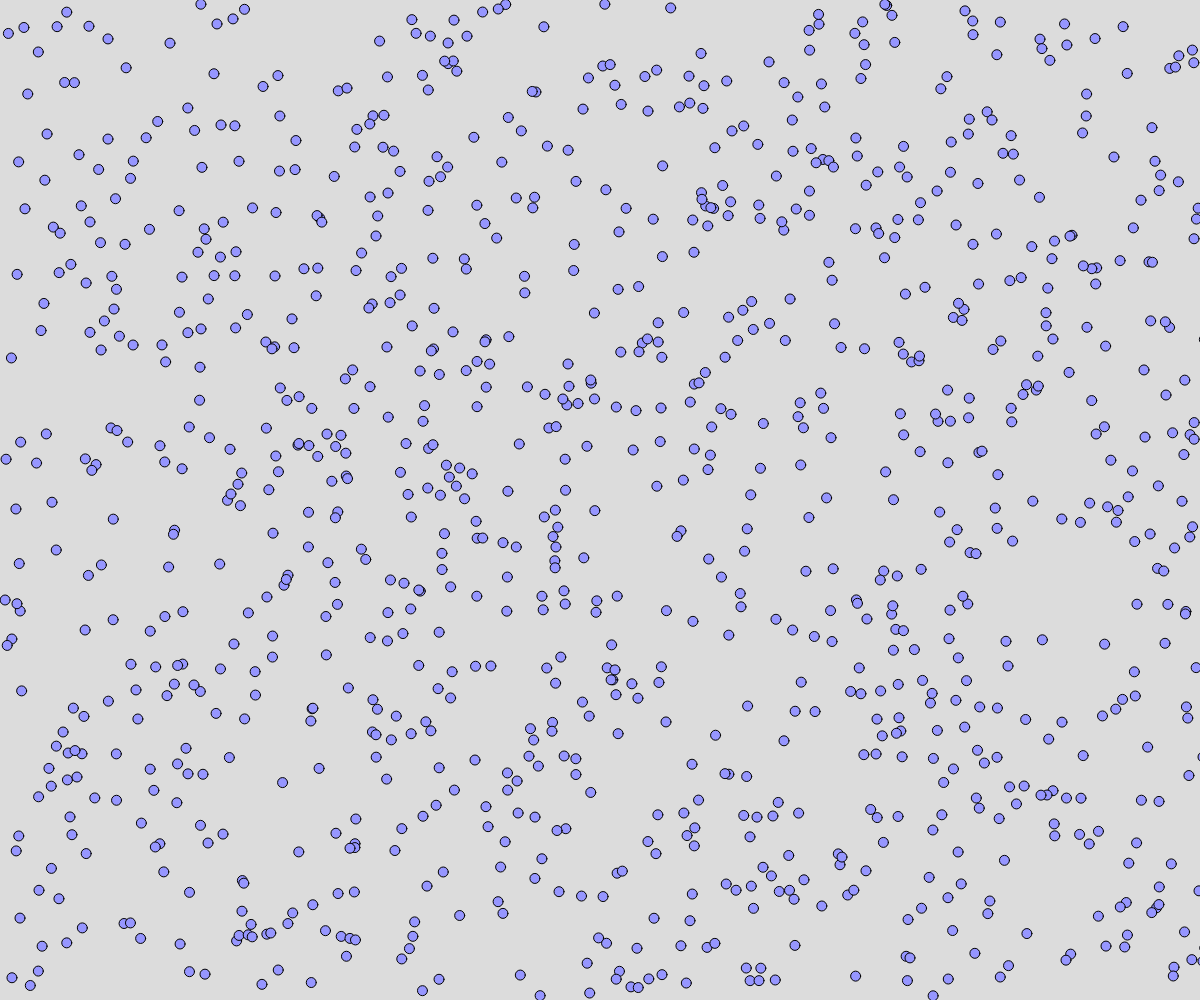
Frame 1 (no input)
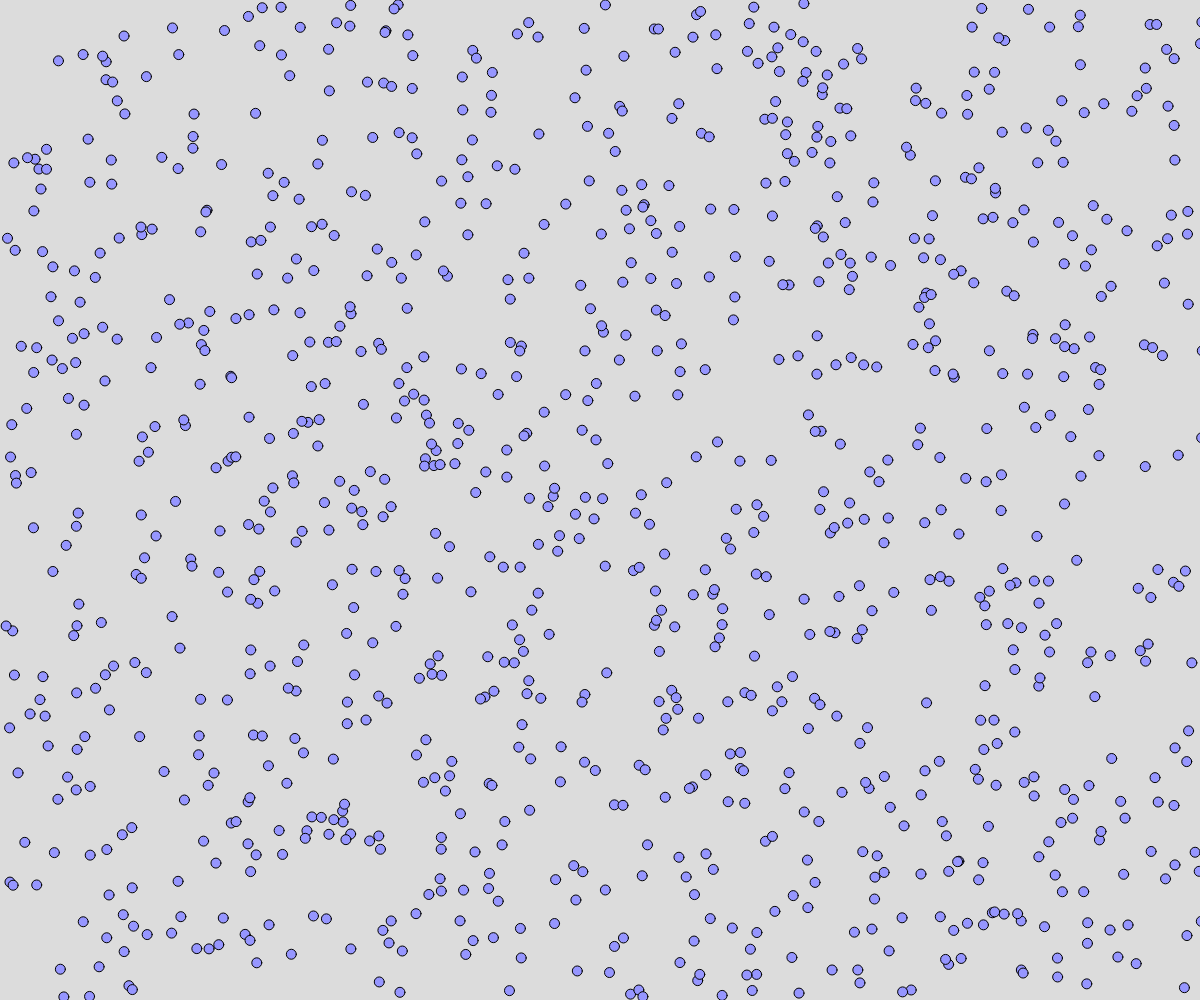
Frame 60 (no input)
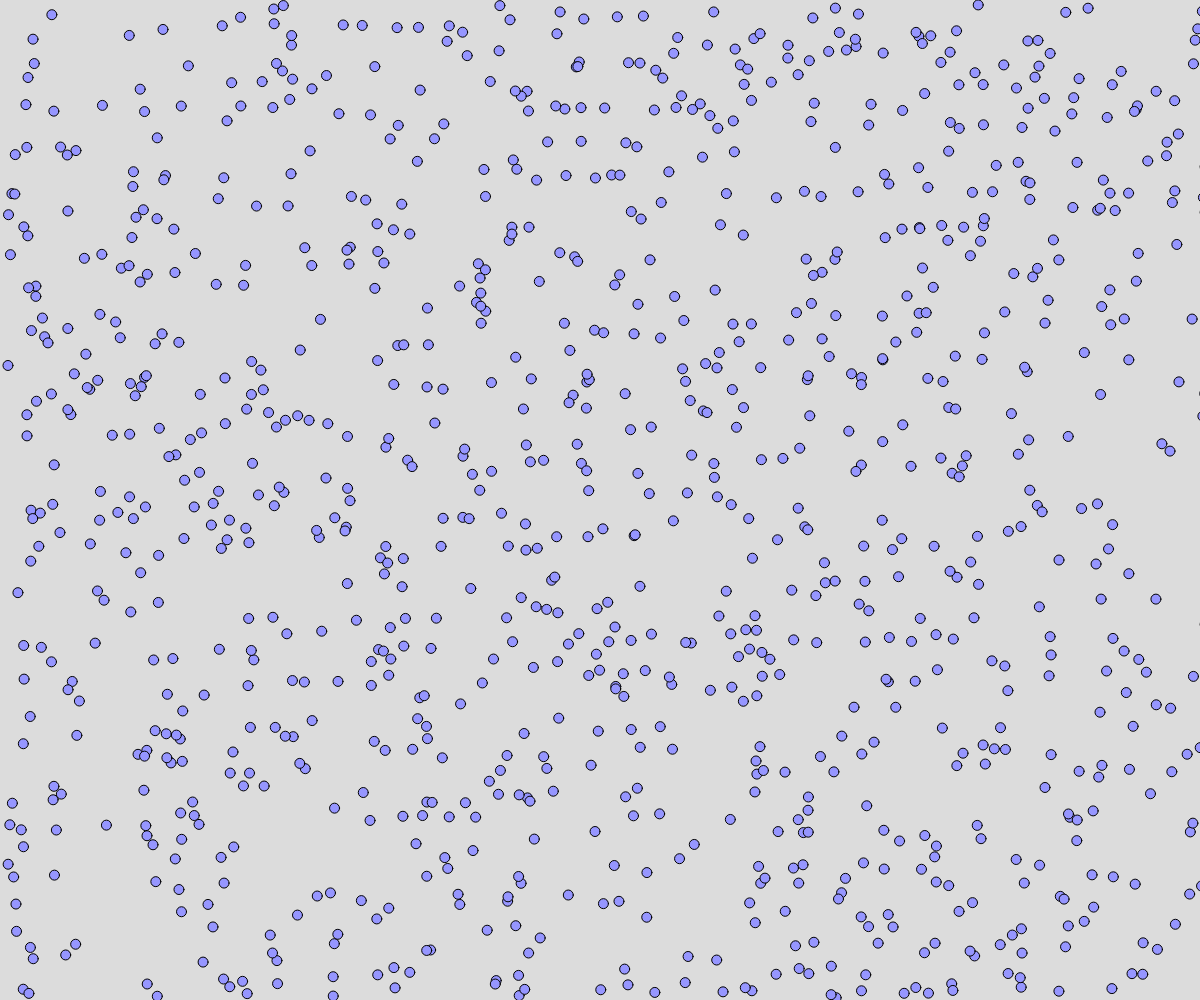
Frame 120 (the mouse pressed at the canvas centre since frame 60)

The p5.js sketch that drew these frames (run headless with seeded random() and noise() and a simulated clock; from frame 60 on, the mouse is pressed at the canvas centre):

// p5.js sketch
// ── sketch.js
// Coronavirus Simulation

const SIM_WIDTH = 1800;
const POPULATION = 1500;
const HUMAN_SIZE = 10;
const HUMAN_SPEED = 2;

const INFECTION_DISTANCE = 20;
const INFECTION_PROBABILITY = 10;
const INFECTION_FREQUENCY = 1;
const INFECTION_SEVERITY = 0.02;
const INFECTION_RECOVERY_TIME = 3300;
const IMMUNITY_TIME = 60;

let humanList = [];
let healthyCount = POPULATION - 1;
let infectedCount = 1;
let recoveredCount = 0;
let deadCount = 0;

function setup() {
  createCanvas(windowWidth, windowHeight);
  for (let i = 0; i < POPULATION; i++) {
    humanList.push(new Human());
  }
  humanList[Math.floor(random(0, humanList.length))].status = 1;
}

class Human {
  constructor() {
    this.x = Math.floor(random(0 + HUMAN_SIZE / 2, SIM_WIDTH - HUMAN_SIZE / 2));
    this.y = Math.floor(random(0 + HUMAN_SIZE / 2, windowHeight - HUMAN_SIZE / 2));
    this.size = HUMAN_SIZE;
    this.direction = int(random(0, 360));
    this.status = 0;
    this.maxHealth = int(random(1, 100));
    this.health = this.maxHealth;
    this.infectionTime = 0;
    this.immunityTime = 0;
  }
 
  bounce() {
    if (this.y + sin(radians(-this.direction - 180)) * HUMAN_SPEED < HUMAN_SIZE / 2) {
      if (this.direction > 180) {
        this.direction = 270 - (this.direction - 270);
      }
      else {
        this.direction = 90 + (90 - this.direction);
      }
    }
    if (this.y + sin(radians(-this.direction - 180)) * HUMAN_SPEED > windowHeight - HUMAN_SIZE / 2) {
      if (this.direction > 180) {
        this.direction = 270 - (this.direction - 270);
      }
      else {
        this.direction = 90 + (90 - this.direction);
      }
    }
    if (this.x + sin(radians(-this.direction - 180)) * HUMAN_SPEED < HUMAN_SIZE / 2) {
      if (this.direction > 90) {
        this.direction = 180 - (this.direction - 180);
      }
      else {
        this.direction = 0 + (0 - this.direction);
      }
    }
    if (this.x + sin(radians(-this.direction - 180)) * HUMAN_SPEED > SIM_WIDTH - HUMAN_SIZE / 2) {
      if (this.direction > 90) {
        this.direction = 180 - (this.direction - 180);
      }
      else {
        this.direction = 0 + (0 - this.direction);
      }
    }
  }

  move() {
    this.direction += random(-5, 5);
    
    if (this.x < 0) {
      this.x = 0;
    }
    else if (this.x > SIM_WIDTH) {
      this.x = SIM_WIDTH;
    }
    if (this.y < 0) {
      this.y = 0;
    }
    else if (this.y > windowHeight) {
      this.y = windowHeight;
    }

    this.x += sin(radians(-this.direction - 180)) * HUMAN_SPEED;
    this.y += cos(radians(-this.direction - 180)) * HUMAN_SPEED;
  }

  infect() {
    if (frameCount % INFECTION_FREQUENCY === 0) {
      for (let i = 0; i < humanList.length; i++) {
        if (sqrt(pow(this.x - humanList[i].x, 2) + pow(this.y - humanList[i].y, 2)) <= INFECTION_DISTANCE && humanList[i].status === 0 && random(0, 100) < INFECTION_PROBABILITY) {
          humanList[i].status = 1;
          infectedCount++;
          healthyCount--;
        }
      }
    }
  }

  updateStatus() {
    if (this.status !== 1 && this.health <= this.maxHealth) {
      this.health += 1;
    }
    
    if (this.status === 1) {
      this.health -= INFECTION_SEVERITY;
      this.infectionTime++;
    }
    
    if (this.health <= 0) {
      this.status = 2;
      deadCount++;
      infectedCount--;
    }
    else if (this.infectionTime >= INFECTION_RECOVERY_TIME / this.health && this.status === 1) {
      this.status = 3;
      this.immunityTime = IMMUNITY_TIME;
      this.infectionTime = 0;
      recoveredCount++;
      infectedCount--;
    }
    else if (this.status === 3 && this.immunityTime > 0) {
      this.immunityTime--;
    }
    else if (this.immunityTime === 0 && this.status === 3) {
      this.status = 0;
      recoveredCount--;
      healthyCount++;
    }
  }

  socialDistance() {
    this.shortestDistance = INFECTION_DISTANCE * 2;
    this.closestHuman = "null";
    for (let i = 0; i < humanList.length; i++) {
      if (this !== humanList[i]) {
        this.distance = sqrt(pow(this.x - humanList[i].x, 2) + pow(this.y - humanList[i].y, 2));
        if (this.distance < this.shortestDistance) {
          this.shortestDistance = this.distance;
          this.closestHuman = humanList[i];
        }
      }
    }
    if (this.closestHuman !== "null") {
      this.direction = degrees(Math.atan2(this.closestHuman.y - this.y, this.closestHuman.x - this.x));
      this.direction -= 90;
    }
    print(this.closestHuman.x);
  }
  
  draw() {
    switch (this.status) {
    case 0:
      fill(150, 150, 255);
      break;
    case 1:
      fill(255, 50, 50);
      break;
    case 2:
      fill(50, 50, 50);
      break;
    case 3:
      fill(255, 191, 0);
      break;
    }
    ellipse(this.x, this.y, this.size);
    push();
    translate(this.x, this.y);
    rotate(radians(this.direction));
    rotate(0);
    pop();
  }
}

function update() {
  for (let i = 0; i < humanList.length; i++) {
    if (humanList[i].status !== 2) {
      if (humanList[i].status === 1) {
        humanList[i].socialDistance();
      }
      humanList[i].bounce();
      humanList[i].move();
      humanList[i].updateStatus();
    }
    if (humanList[i].status === 1) {
      humanList[i].infect();
    }
    humanList[i].draw();
  }
}

function keyTyped() {
  print(deadCount / (deadCount + recoveredCount) * 100);
}

function draw() {
  strokeWeight(1);
  background(220);
  update();
  
  strokeWeight(0);
  
  fill(150, 150, 255);
  let end1 = map(healthyCount, 0, POPULATION, 0, windowHeight);
  rect(SIM_WIDTH, 0, width - SIM_WIDTH, end1);

  fill(255, 50, 50);
  let end2 = end1 + map(infectedCount, 0, POPULATION, 0, windowHeight);
  rect(SIM_WIDTH, end1, width - SIM_WIDTH, end2);
  
  fill(50, 50, 50);
  let end3 = end2 + map(deadCount, 0, POPULATION, 0, windowHeight);
  rect(SIM_WIDTH, end2, width - SIM_WIDTH, end3);

  fill(255, 191, 0);
  let end4 = end3 + map(recoveredCount, 0, POPULATION, 0, windowHeight);
  rect(SIM_WIDTH, end3, width - SIM_WIDTH, end4);

  
}
